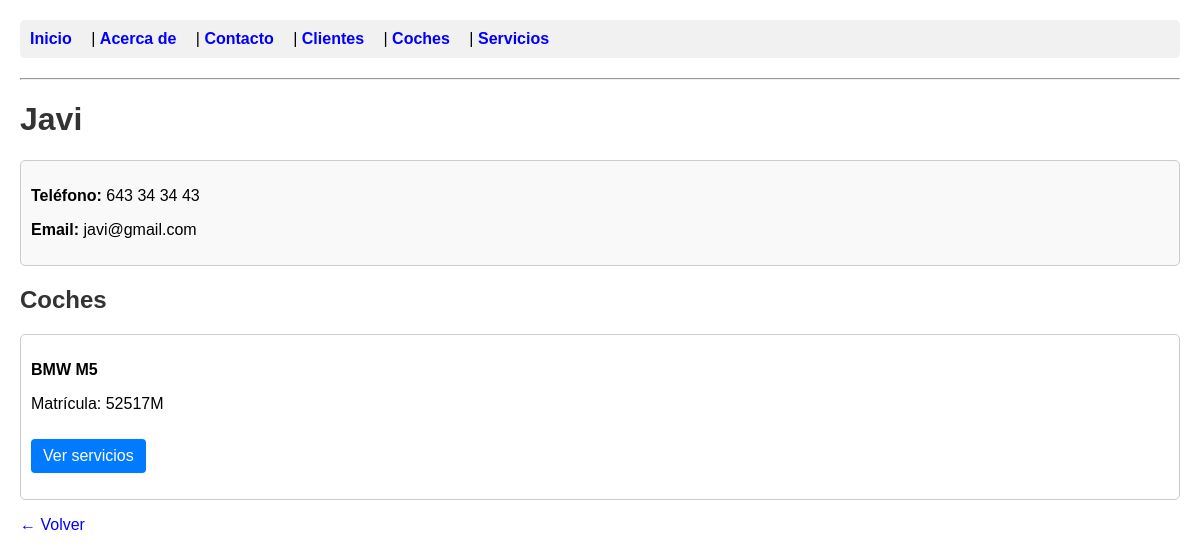
Page /clientes/1/ on the committed database.
### app_gestion_coches/models.py (models this page shows, shortened)
class Cliente(models.Model):
    nombre = models.CharField(max_length=100)
    telefono = models.CharField(max_length=15)
    email = models.EmailField()

class Coche(models.Model):
    cliente = models.ForeignKey(Cliente, on_delete=models.CASCADE)
    marca = models.CharField(max_length=50)
    modelo = models.CharField(max_length=50)
    matricula = models.CharField(max_length=10, unique=True)

### app_gestion_coches/views.py (the view)
# urls.py: path('clientes/<int:cliente_id>/', detalle_cliente, name='detalle_cliente'),
def detalle_cliente(request, cliente_id):
    try:
        cliente = Cliente.objects.get(id=cliente_id)
        coches = Coche.objects.filter(cliente=cliente)
        context = {
            'cliente': cliente,
            'coches': coches
        }
        return render(request, 'app_gestion_coches/detalle_cliente.html', context)
    except Cliente.DoesNotExist:
        return JsonResponse({"error": "Cliente no encontrado"}, status=404)

### templates/app_gestion_coches/detalle_cliente.html (shortened to what this page needs)
{% extends 'app_gestion_coches/base.html' %}
{% block contenido %}
    <h1>{{ cliente.nombre }}</h1>
    <div class="item-list" style="background-color: #f9f9f9;">
        <p><strong>Teléfono:</strong> {{ cliente.telefono }}</p>
        <p><strong>Email:</strong> {{ cliente.email }}</p>
    </div>
    <h2>Coches</h2>
    {% if coches %}
        {% for coche in coches %}
        <div class="item-list">
            <p><strong>{{ coche.marca }} {{ coche.modelo }}</strong></p>
            <p>Matrícula: {{ coche.matricula }}</p>
            <p><a href="{% url 'buscar_servicios_de_coche' coche.id %}" class="btn">Ver servicios</a></p>
        </div>
        {% endfor %}
    {% else %}
        <p>No tiene coches registrados.</p>
    {% endif %}
    <p><a href="{% url 'lista_clientes' %}">← Volver</a></p>
{% endblock %}

### templates/app_gestion_coches/base.html (style rules this page uses)
body { font-family: Arial, sans-serif; margin: 20px; }
h1, h2 { color: #333; }
.item-list { border: 1px solid #ccc; padding: 10px; margin: 10px 0; background-color: white; border-radius: 5px; }
button, .btn { margin-top: 10px; padding: 8px 12px; background-color: #007bff; color: white; border: none; border-radius: 4px; cursor: pointer; text-decoration: none; display: inline-block; }
a { color: blue; text-decoration: none; }

### rows in the picture
Cliente: nombre "Javi", telefono "643 34 34 43", email "javi@gmail.com"
Coche: marca "BMW", modelo "M5", matricula "52517M"
